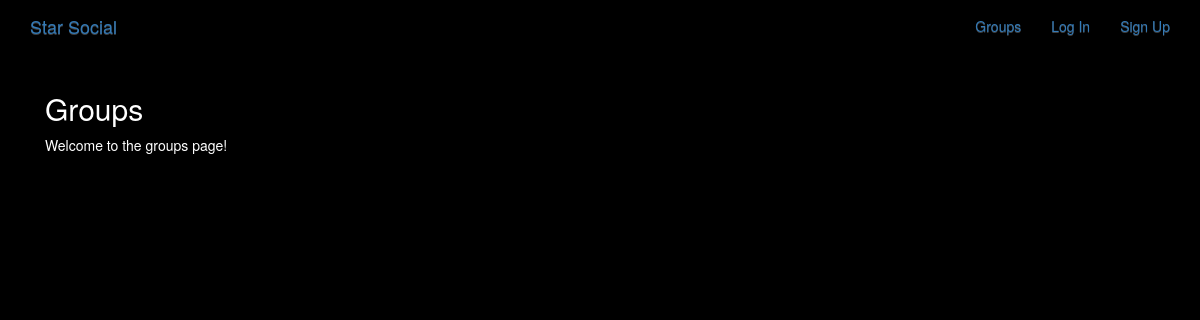
The page /groups/ on the database as committed earlier.
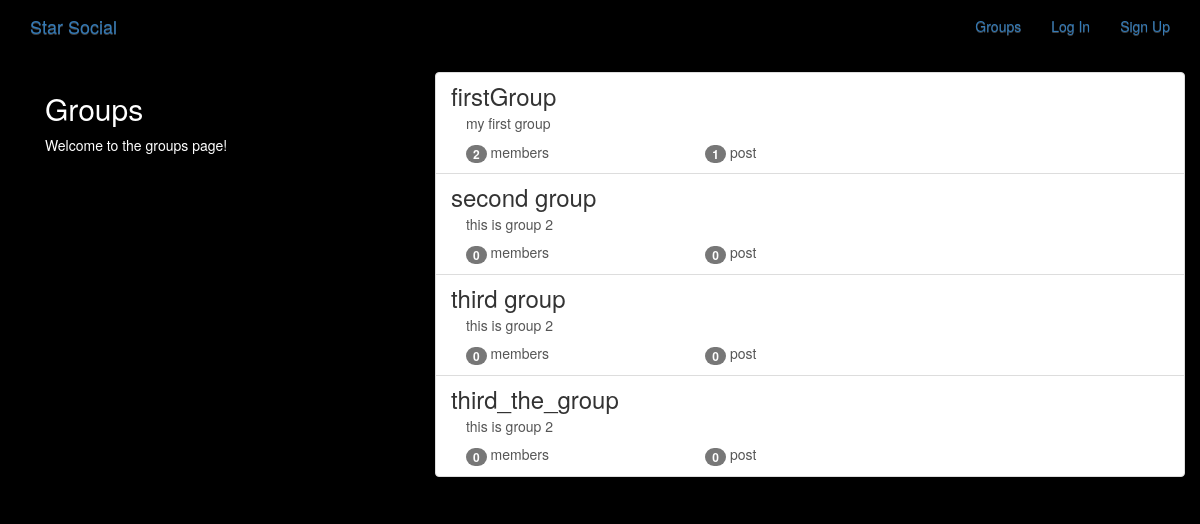
The same page on the database as committed later.
### groups/models.py (models this page shows, shortened)
class Group(models.Model):
    name = models.CharField(max_length=255, unique=True)
    slug = models.SlugField(allow_unicode=True, unique=True)
    description = models.TextField(blank=True, default='')
    description_html = models.TextField(editable=False, default='', blank=True)
    members = models.ManyToManyField(User, through='GroupMember')

### groups/views.py (the view)
# urls.py: path('', views.ListGroups.as_view(), name='all'),
class ListGroups(generic.ListView):
    model = Group

### groups/templates/groups/group_list.html (shortened to what this page needs)
{% extends 'groups/group_base.html' %}
{% block pre_group %}
<div class="col-md-4">
    <div class="content">
        <h2>Groups</h2>
        <p>Welcome to the groups page!</p>
    </div>
</div>
{% endblock pre_group %}
{% block group_content %}
<div class="col-md-8">
    <div class="list-group">
        {% for group in object_list %}
        <a class="list-group-item" href="{%url 'groups:single' slug=group.slug %}">
            <h3 class="title list-group-item-heading">{{group.name}}</h3>
            <div class="list-group-item-text container-fluid">
                {{group.description_html|safe}}
                <div class="row">
                    <div class="col-md-4">
                        <span class="badge">{{group.members.count}}</span>
                        member{{group.members.count|pluralize}}
                    </div>
                    <div class="col-md-4">
                        <span class="badge">
                            {{group.posts.count}}
                        </span>
                        post{{group.post.count|pluralize}}
                    </div>
                </div>
            </div>
        </a>
        {% endfor %}
    </div>
</div>
{% endblock group_content %}

### groups/templates/groups/group_base.html (shortened to what this page needs)
{% extends 'base.html' %}
{% block content %}
<div class="container">
    <div class="row">
        {% block pre_group %}{% endblock pre_group %}
        {% block group_content %}{% endblock group_content %}
    </div>
</div>
{% endblock content %}

### templates/base.html (shortened to what this page needs)
<!DOCTYPE html>
{% load static %}
<html lang="en">
<head>
    <link rel="stylesheet" href="https://maxcdn.bootstrapcdn.com/bootstrap/3.3.7/css/bootstrap.min.css"
>
    <link rel="stylesheet" href="https://maxcdn.bootstrapcdn.com/bootstrap/3.3.7/css/bootstrap-theme.min.css"
>
    <link rel="stylesheet" href="{% static 'simplesocial/css/master.css' %}">
</head>
<body>
    <nav class="navbar mynav" role="navigation" id="navbar">
        <div class="container">
            <a class="navbar-brand mynav" href="{% url 'home' %}">Star Social</a>
            <ul class="nav navbar-nav navbar-right">
                {% if user.is_authenticated %}
                <li><a href="{% url 'posts:create' %}">Post</a></li>
                <li><a href="{% url 'groups:all' %}">Groups</a></li>
                <li><a href="{% url 'groups:create' %}">Create Group</a></li>
                <li><a href="{% url 'accounts:logout' %}">Logout</a></li>
                {% else %}
                <li><a href="{% url 'groups:all' %}">Groups</a></li>
                <li><a href="{% url 'accounts:login' %}">Log In</a></li>
                <li><a href="{% url 'accounts:signup' %}">Sign Up</a></li>
                {% endif %}
            </ul>
        </div>
    </nav>
    <div class="container mycontent">
        {% block content %}
        {% endblock content %}
    </div>
</body>
</html>

### static/simplesocial/css/master.css (style rules this page uses)
body { margin: 0; overflow: hidden; background-color: black; color:white; }

Rows that differ between the two databases and show on the page:
added Group: name "firstGroup", description_html "my first group", members.count "2", posts.count "1"
added Group: name "second group", description_html "this is group 2", members.count "0", posts.count "0"
added Group: name "third group", description_html "this is group 2", members.count "0", posts.count "0"
added Group: name "third_the_group", description_html "this is group 2", members.count "0", posts.count "0"
